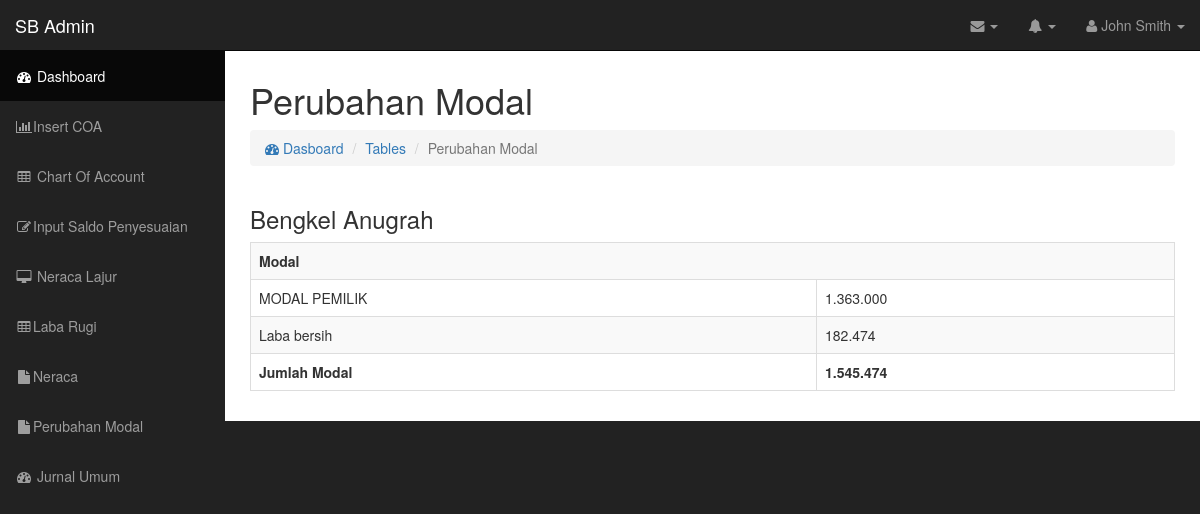
/perubahanmodal.php, run on the app's committed database.
### tables this page shows
CREATE TABLE IF NOT EXISTS `rekening` (
  `nomor` int(6) NOT NULL,
  `nama` varchar(50) NOT NULL,
  `jenis` varchar(50) NOT NULL,
  `klp` varchar(10) NOT NULL,
  `saldo_d` int(11) NOT NULL,
  `saldo_k` int(11) NOT NULL,
  `d_penyesuaian` int(11) NOT NULL,
  `k_penyesuaian` int(11) NOT NULL,
  `NS_disesuaikan_D` int(11) NOT NULL,
  `NS_disesuaikan_K` int(11) NOT NULL
);

CREATE TABLE IF NOT EXISTS `subtotal` (
  `id` int(11) NOT NULL,
  `st_debit_labarugi` int(11) NOT NULL,
  `st_kredit_labarugi` int(11) NOT NULL,
  `st_debit_akhir` int(11) NOT NULL,
  `st_kredit_akhir` int(11) NOT NULL,
  `hasil_bersih` int(11) NOT NULL
);

### perubahanmodal.php (the view, shortened to what this page needs)
<?php
include('header.php');
include('nav.php');
?>
        <div id="page-wrapper">
            <div class="container-fluid">
            <aside class="right-side">
                <section class="content-header">
                    <h1>
                        <i ></i>Perubahan Modal
                    </h1>
                    <ol class="breadcrumb">
                        <li><a href="index.php"><i class="fa fa-dashboard"></i> Dasboard</a></li>
                        <li><a href="#">Tables</a></li>
                        <li class="active">Perubahan Modal</li>
                    </ol>
                </section>
                <section class="content">
                    <div class="row">
                        <div class="col-xs-12">
                            <div class="box">
                                <div class="box-header">
                                    <h3 class="box-title">Bengkel Anugrah</h3>
                                </div>
                                <div class="box-body table-responsive">
                                    <table class="table table-bordered table-striped">
											<tr>
                                                <th colspan="2" style="vertical-align:middle;">Modal</th>
                                            </tr>
                                            <?php
                                            $sql = mysql_query("SELECT * FROM rekening where jenis = 'Modal'");
                                            $jmlMd = 0;
                                            while ($row = mysql_fetch_array($sql))
                                            {
                                                $isiP2 = $row['NS_disesuaikan_K'];
                                                echo '<tr>';
                                                echo '<td>'.$row['nama'].'</td>';
                                                echo '<td>'.number_format($isiP2,"0",",",".").'</td>';
                                                echo '</tr>';
												$jmlMd+=$isiP2;
                                            }
											$sql = mysql_query("SELECT * FROM subtotal where id = 1");
                                            while ($row = mysql_fetch_array($sql))
                                            {
                                                echo '<tr>';
                                                echo '<td>Laba bersih</td>';
                                                echo '<td>'.number_format($row['hasil_bersih'],"0",",",".").'</td>';
                                                echo '</tr>';
												$jmlMd+=$row['hasil_bersih'];
                                            }
                                            echo '<tr>';
                                            echo '<td class="bg-aqua"  style="font-weight:bold;" > Jumlah Modal</td>';
                                            echo '<td class="bg-aqua" style="font-weight:bold;" >'.number_format($jmlMd,"0",",",".").'</td>';
                                            echo '</tr>';
                                            ?>
									</table>
                                </div>
                            </div>
                        </div>
                    </div>
                </section>
            </aside>
            </div>
        </div>
    </div>
    <?php
    include('footer.php');
    ?>
</body>
</html>

### css/sb-admin.css (style rules this page uses)
body { margin-top: 100px; background-color: #222; }
@media (min-width:768px) { body { margin-top: 50px; } }
#page-wrapper { width: 100%; padding: 0; background-color: #fff; }
@media (min-width:768px) { #page-wrapper { padding: 10px; } }

### data on the page
rekening: nama "MODAL PEMILIK", NS_disesuaikan_K "1.363.000"
subtotal: hasil_bersih "182.474"

### other printed values
$jmlMd "1.545.474"
